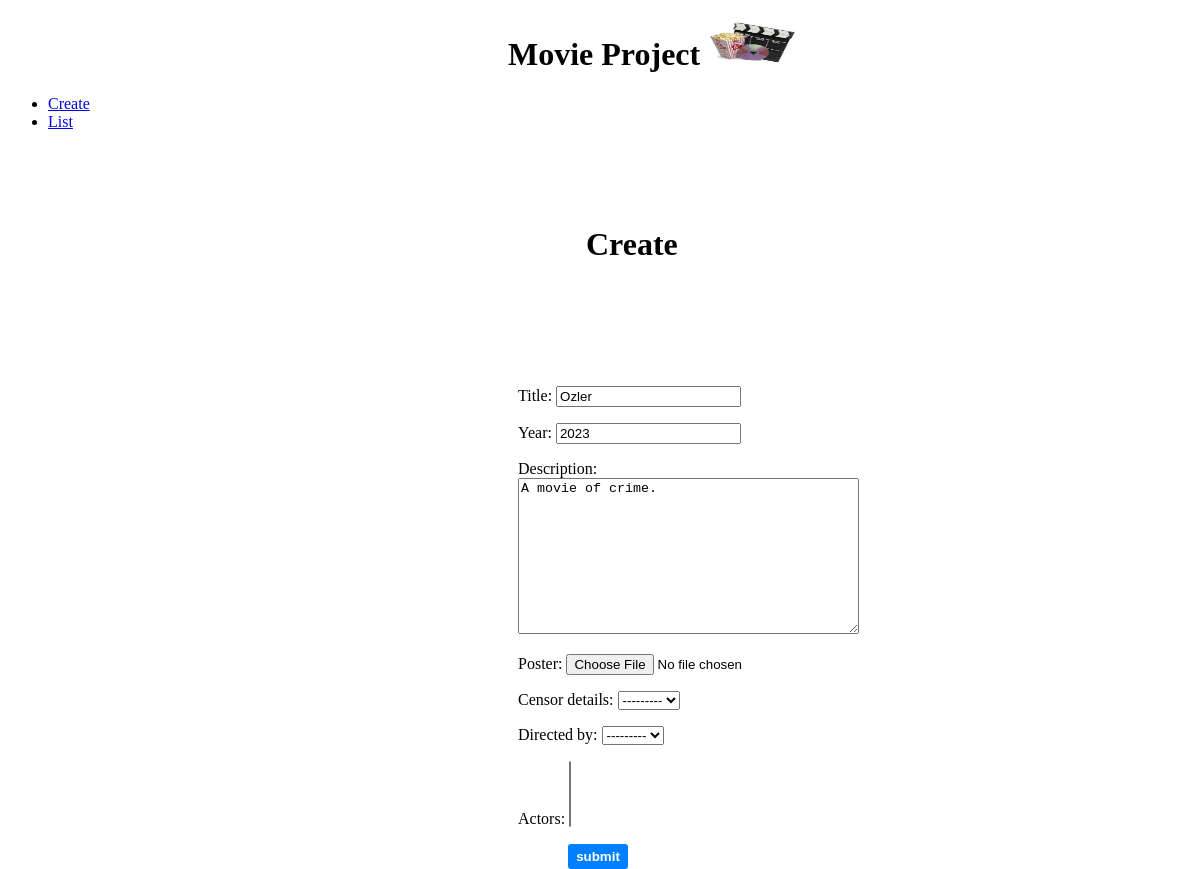
The app's page /edit/14 with its own data.
### movies/models.py (models this page shows, shortened)
class MovieInfo(models.Model):
    title=models.CharField(max_length=90)
    year=models.IntegerField(null=True)
    description=models.TextField()
    poster=models.ImageField(upload_to='images/',null=True)
    censor_details=models.OneToOneField(CensorInfo,on_delete=models.SET_NULL,related_name='movie',null=True)
    directed_by=models.ForeignKey(Directors,null=True,on_delete=models.CASCADE,related_name='directed_movies')
    actors=models.ManyToManyField(Actors, related_name='acted_movies')

### movies/views.py (the view)
# urls.py: path('edit/<pk>', views.edit,name='edit'),
def edit(request,pk):
    instance_to_be_edited=MovieInfo.objects.get(pk=pk)
    if request.POST:
          frm=MovieForm(request.POST,instance=instance_to_be_edited)
          if frm.is_valid():
                instance_to_be_edited.save()
    else:
                frm=MovieForm(instance=instance_to_be_edited)
    return render(request,'create.html',{'form':frm})

### movies/forms.py
class MovieForm(ModelForm):
    class Meta:
        model=MovieInfo
        fields='__all__'

### Templates/create.html (shortened to what this page needs)
<!DOCTYPE html>
<html lang="en">
<head>
</head>
<body>
{% extends 'blank_layout.html' %}
    {% block content %}
      <h1 class="title-common">Create</h1>
    <div class="form-enter">
      <form class="form" method="post" enctype="multipart/form-data">
        {{ form.as_p }}
        <button type="submit" class="btn">submit</button>
      </form>
    </div>
    {% endblock content %}

### static/css/style.css (style rules this page uses)
.title-common { margin-left: 578px; margin-top: 155px; font-size: xx-large; }
.form { margin-left: 550px; margin-top: 100px; }
.btn { font-weight: bold; margin-left: 50px; background-color: rgb(0, 128, 255); color: white; height: 25px; width: 60px; border: none; border-radius: 3px; cursor: pointer; }
.form-enter { width: 930px; margin-left: -40px; padding-right: 109px; height: 300px; padding-top: 1px; }

### records on screen
MovieInfo: title "Ozler", year "2023", description "A movie of crime.", censor_details "---------", directed_by "---------"
